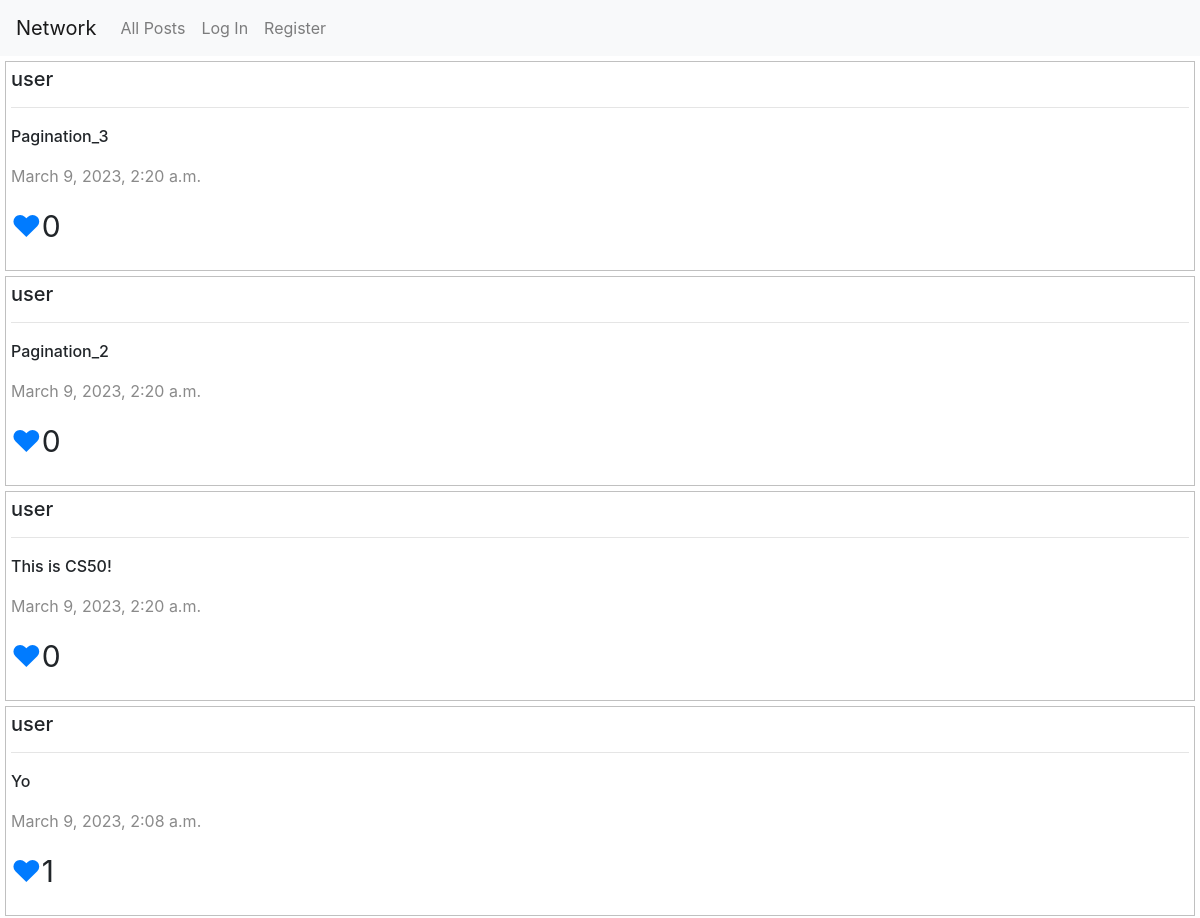
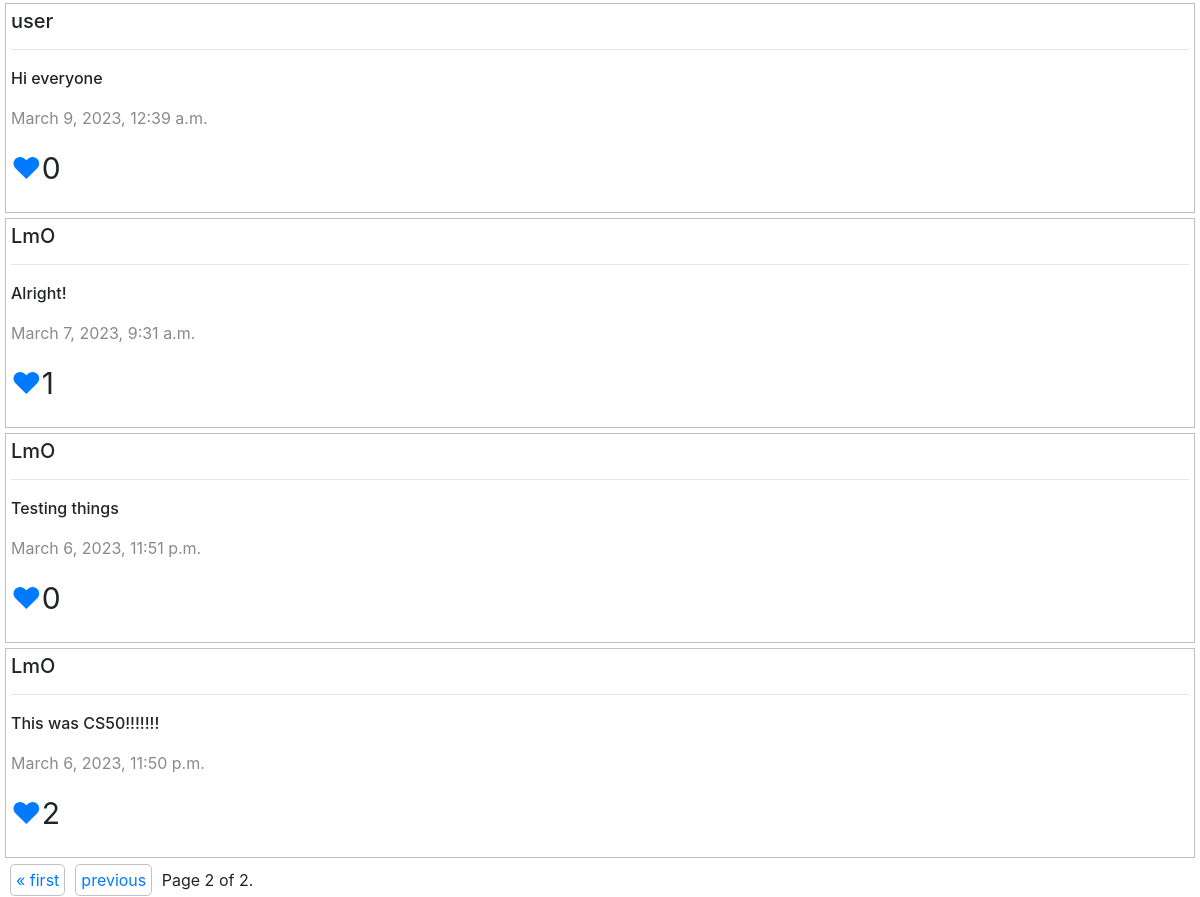
The page /posts?page=2&check=2 on the database its author committed (2 pictures, top to bottom).
### network/models.py (models this page shows, shortened)
class Post(models.Model):
    poster = models.ForeignKey("User", on_delete=models.CASCADE, related_name="posts")
    content = models.TextField()
    time = models.DateTimeField(auto_now_add=True)
    likes = models.IntegerField(default=0)

class User(AbstractUser):
    pass

### network/views.py (the view)
# urls.py: path("posts", views.posts, name="posts"),
def posts(request):
    if int(request.GET.get('check')) == 1:
        user = User.objects.filter(username=request.user).first()
        posts = []
        user_post = []
        followings = user.followings.all()
        if followings:
            for following in followings:
                user_post = following.following.posts.all()
                for post in user_post:
                    posts.append(post)
        posts.sort(key=lambda x:x.id)
        posts.reverse()
        paginator = Paginator(posts, 10)
        page_number = request.GET.get('page')
        page_obj = paginator.get_page(page_number)
        return render(request, 'network/index.html', {
            'page_obj': page_obj,
            'check': int(request.GET.get('check'))
            })
    else:
        posts = Post.objects.order_by("-time").all()
        paginator = Paginator(posts, 10)
        page_number = request.GET.get('page')
        page_obj = paginator.get_page(page_number)
        return render(request, 'network/index.html', {
            'page_obj': page_obj,
            'check': int(request.GET.get('check'))
            })

### network/templates/network/index.html (shortened to what this page needs)
{% extends "network/layout.html" %}
{% load static %}
{% block body %}
<section id="posts-page">
    <div id="posts">
        {% for post in page_obj %}
        <div class="post">
        <h5 class="poster">{{ post.poster }}</h5>
        <hr>
        <p class="post-content">{{ post.content }}</p>
        <p class="time">{{ post.time }}</p>
        <p class="likes"><a class="like" href=#><span class="id" hidden>{{ post.id }}</span>&hearts;</a>{{ post.likes }}</p>
        </div>
        {% endfor %}
        <div class="pagination">
            <span class="step-links">
                {% if page_obj.has_previous %}
                <a class="page-item" href="posts?page=1&check={{check}}">&laquo; first</a><a class="page-item" href="posts?page={{ page_obj.previous_page_number }}&check={{check}}">previous</a>
                {% endif %}
                {% if page_obj %}
                <span class="current">Page {{ page_obj.number }} of {{ page_obj.paginator.num_pages }}.</span>
                {% endif %}
            </span>
        </div>
    </div>
</section>
{% endblock %}

### network/static/network/styles.css (style rules this page uses)
.likes { font-size: 30px; }
.poster, .like, #follow, #unfollow, .edit, #submit_post { cursor: pointer; }
.post { margin: 5px; padding: 5px; border: 1px solid rgb(192, 192, 192); }
.post-content { font-weight: 500; }
.time { color: rgb(138, 138, 138); }
.page-item { width: 50px !important; height: 50px !important; padding: 5px; margin: 5px; border: 1px solid rgb(194, 194, 194); border-radius: 5px; }
.pagination { margin: 5px; margin-top: 10px; }

### rows shown on the page
Post: poster "user", content "Pagination_3", time "March 9, 2023, 2:20 a.m.", likes "0"
Post: poster "user", content "Pagination_2", time "March 9, 2023, 2:20 a.m.", likes "0"
Post: poster "user", content "This is CS50!", time "March 9, 2023, 2:20 a.m.", likes "0"
Post: poster "user", content "Yo", time "March 9, 2023, 2:08 a.m.", likes "1"
Post: poster "user", content "Hi everyone", time "March 9, 2023, 12:39 a.m.", likes "0"
Post: poster "LmO", content "Alright!", time "March 7, 2023, 9:31 a.m.", likes "1"
Post: poster "LmO", content "Testing things", time "March 6, 2023, 11:51 p.m.", likes "0"
Post: poster "LmO", content "This was CS50!!!!!!!", time "March 6, 2023, 11:50 p.m.", likes "2"

### other values the page prints
{{ page_obj.number }} "2"
{{ page_obj.paginator.num_pages }} "2"
